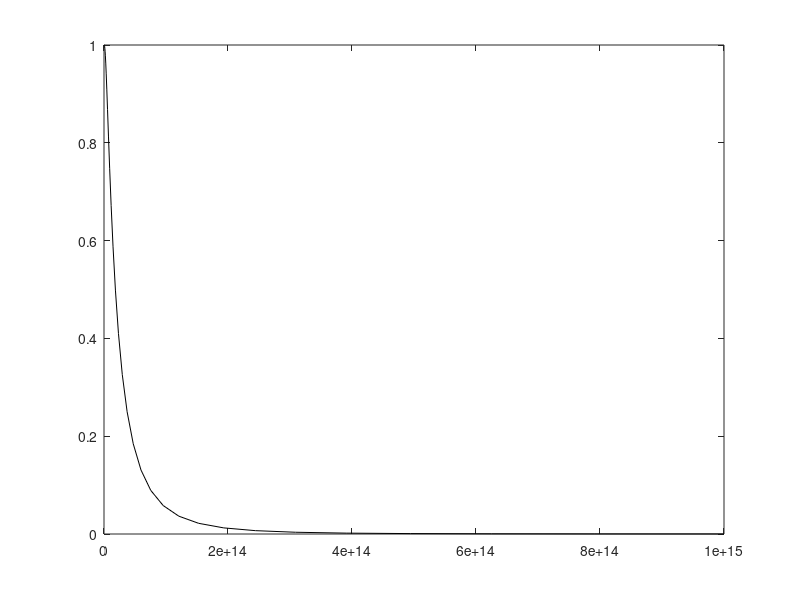

This chart was generated by the following MATLAB code: (Note: this script raises an error after producing the figure.)
start_tic = tic;
close all

%%
load spectrum.mat;

s = stress;
n = numbers;
nm = sum(n(:,1));

m = 8;
a = (s/180).^m;
neq = zeros(1,4);
for i = 1:4
    neq(i) = a' * n(:,i);
end

R = @(N)1-normcdf(bsxfun(@plus, log(N), log(neq./nm)), 16.118, 1.050);
N = logspace(10, 15).';
rn = R(N);

lt = {"k-.", "k:", "k--", "k"};
for i = 1:4
    plot(N, rn(:,i), lt{i});
end
legend({"$A$", "$B$", "$C$", "$D$"}, 'location', 'sw');

h = gca;
h.XScale = 'log';
xticks(10.^(10:15));
xlabel('$N$');
ylabel('$R$');

grid off;

%%
fprintf('%s elapsed: %f s\n', mfilename, toc(start_tic));

figure(1);
if strncmpi(mfilename, 'plot_', 5)
    pname = mfilename;  % mfilename(6:end) wont work.
    print(pname(6:end), '-depsc');
else
    set(1, 'windowstyle', 'docked')
end
